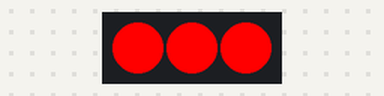
Bench run of a program on a simulated Raspberry Pi (BCM pin numbers). On the bench: 3 RGB LEDs in strip order, left to right. Dim RGB values are drawn brighter than linear; random numbers come from a fixed seed.

Above: at 0.1 s.
At 1.1 s:
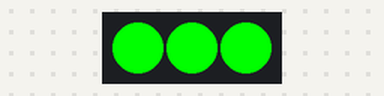
At 2.1 s:
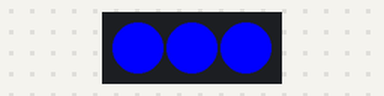
At 10.85 s:
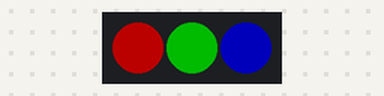
At 19.6 s:
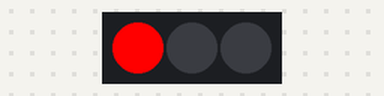
At 35.6 s:
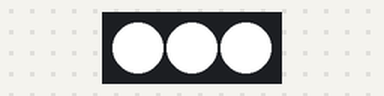
Timing chart, 0 to 40.0 s (numbered marks = the images above):
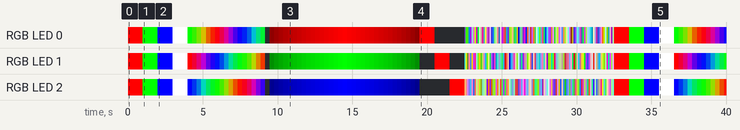

Measured:
- by itself, RGB LED 0: off → RGB(255, 0, 0) at 0.00 s, → RGB(0, 255, 0) 1.0 s later, → RGB(0, 0, 255) 1.0 s later, → RGB(255, 255, 255) 1.0 s later, … (173 changes in this stretch)
- by itself, RGB LED 1: off → RGB(255, 0, 0) at 0.00 s, → RGB(0, 255, 0) 1.0 s later, → RGB(0, 0, 255) 1.0 s later, → RGB(255, 255, 255) 1.0 s later, … (174 changes in this stretch)

The program:

neopixels_jam.py
```python
#!/usr/bin/python3
import board
import neopixel
from random import randrange
import time


# NeoPixels must be connected to D10, D12, D18 or D21 to work.
pixel_pin = board.D18

# The number of NeoPixels
num_pixels = 3

# The order of the pixel colors - RGB or GRB. Some NeoPixels have red and green reversed!
ORDER = neopixel.GRB

pixels = neopixel.NeoPixel(pixel_pin, num_pixels, auto_write=False,
                           pixel_order=ORDER)


def wheel(pos):
    # Input a value 0 to 255 to get a color value.
    # The colours are a transition r -> g -> b -> back to r.
    if pos < 0 or pos > 255:
        r = g = b = 0
    elif pos < 85:
        r = int(pos * 3)
        g = int(255 - pos*3)
        b = 0
    elif pos < 170:
        pos -= 85
        r = int(255 - pos*3)
        g = 0
        b = int(pos*3)
    else:
        pos -= 170
        r = 0
        g = int(pos*3)
        b = int(255 - pos*3)
    return (r, g, b)


def rainbow_cycle(wait):
    for j in range(255):
        for i in range(num_pixels):
            pixel_index = (i * 256 // num_pixels) + j
            pixels[i] = wheel(pixel_index & 255)
        pixels.show()
        time.sleep(wait)


def fade_in_out(wait):
    for j in range(255):
        pixels[0] = (j,0,0)
        pixels[1] = (0,j,0)
        pixels[2] = (0,0,j)
        pixels.show()
        time.sleep(wait)
    for j in range(254,0,-1):
        pixels[0] = (j,0,0)
        pixels[1] = (0,j,0)
        pixels[2] = (0,0,j)
        pixels.show()
        time.sleep(wait)


def random_leds(times, wait):
    for i in range(times):
        for j in range(num_pixels):
            pixels[j] = (randrange(256),randrange(256),randrange(256))
        pixels.show()
        time.sleep(wait)


while True:
    pixels.fill((255, 0, 0))   # Red = 255, Green = 0, Blue = 0
    pixels.show()
    time.sleep(1)

    pixels.fill((0, 255, 0))
    pixels.show()
    time.sleep(1)

    pixels.fill((0, 0, 255))
    pixels.show()
    time.sleep(1)

    pixels.fill((255, 255, 255))
    pixels.show()
    time.sleep(1)

    rainbow_cycle(0.02)

    fade_in_out(0.02)

    for i in range(num_pixels):
        pixels.fill((0,0,0))
        pixels[i] = (255, 0, 0)
        pixels.show()
        time.sleep(1)

    random_leds(100, 0.1)
```
